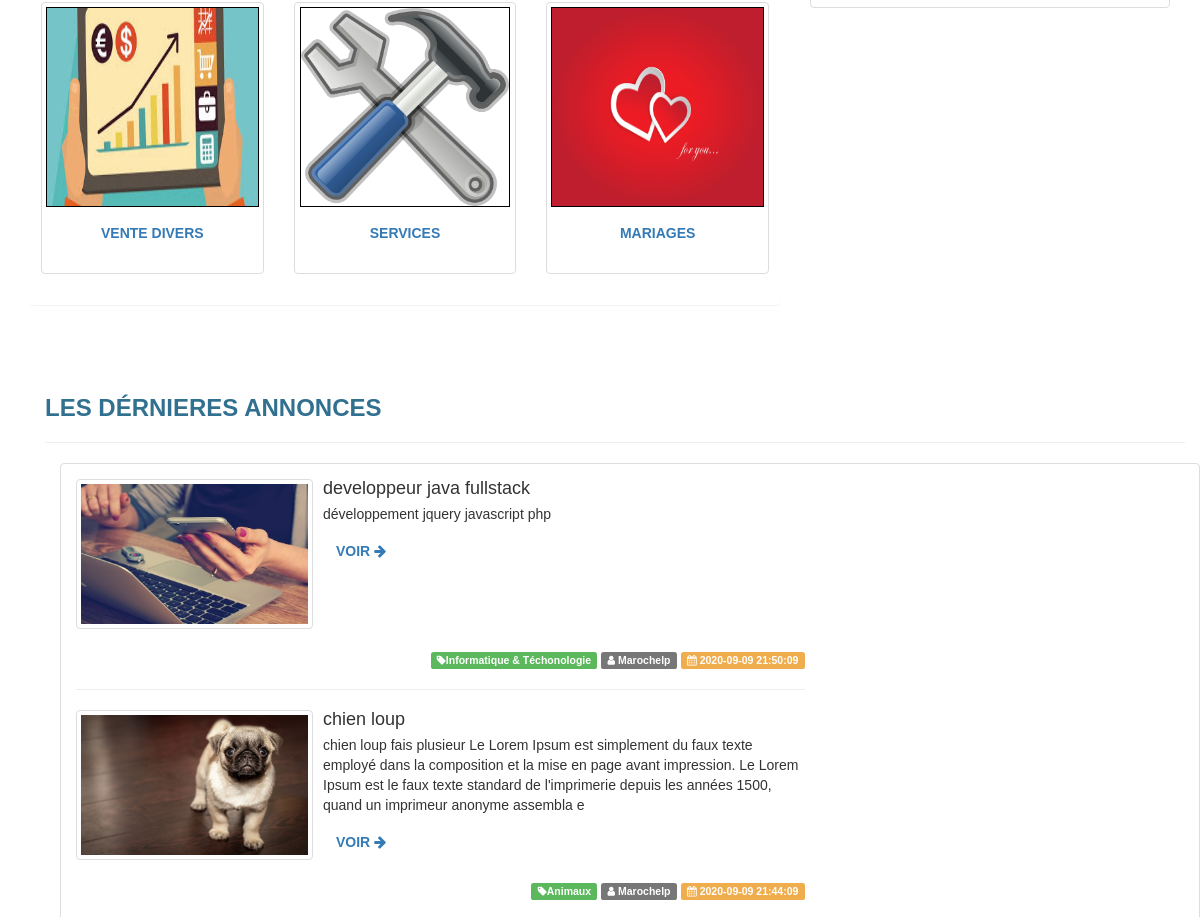
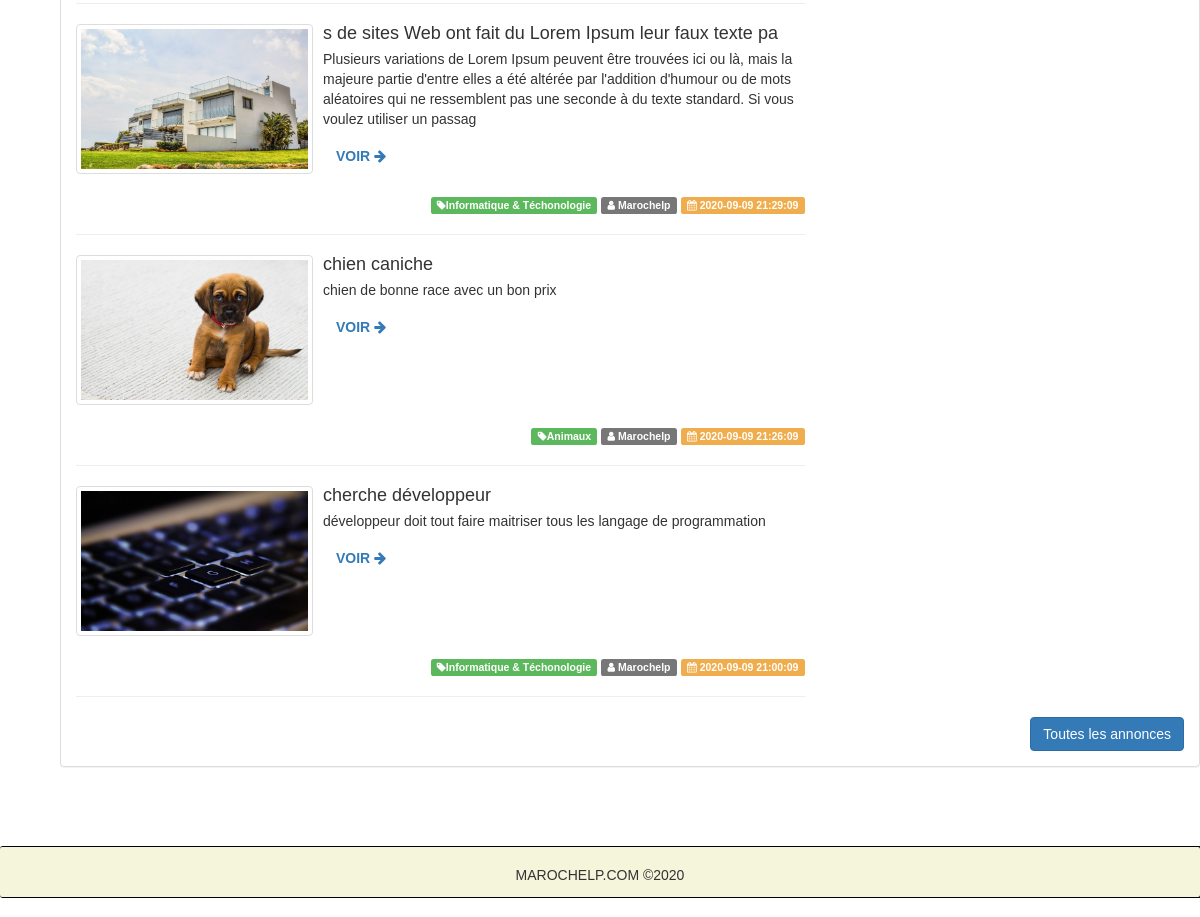
Before: / (lower part) with the older database file (2 pictures, top to bottom).
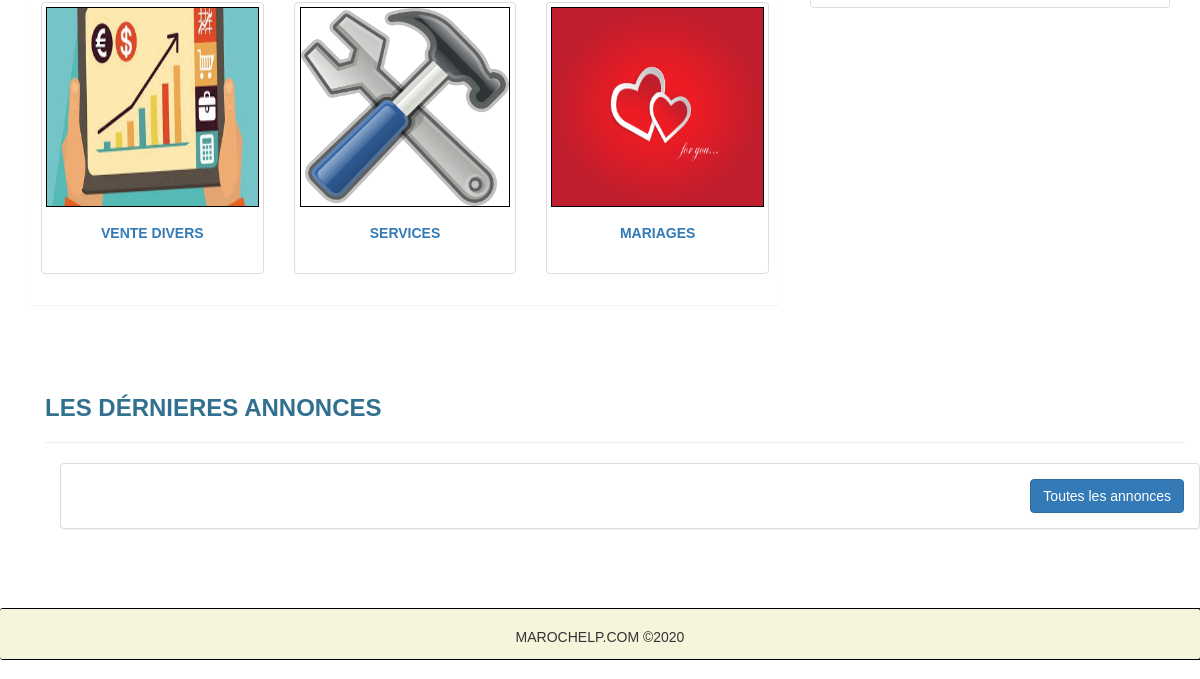
After: the same page with the newer database file.
### tables this page shows
CREATE TABLE IF NOT EXISTS `ads` (
  `id` int(11) NOT NULL AUTO_INCREMENT,
  `user_id` int(11) NOT NULL,
  `category` varchar(255) NOT NULL,
  `title` varchar(255) NOT NULL,
  `body` varchar(255) NOT NULL,
  `city` varchar(255) NOT NULL,
  `image` varchar(255) NOT NULL,
  `created` varchar(255) NOT NULL,
  PRIMARY KEY (`id`)
);

### application/controllers/Home.php (called while the page is built, shortened)
<?php
class Home extends CI_Controller {
	public function index()
	{
		$data['annonces'] = $this->Ads_model->get_annonces(15,0);
		$this->load->view('home',$data);
	}
}

### index.php (called while the page is built, shortened)
<?php
require_once BASEPATH.'core/CodeIgniter.php';

### application/models/Ads_model.php (called while the page is built, shortened)
<?php
class Ads_model extends CI_Model
{
    function get_annonces($limit,$start){
        $this->db->select('*');
        $this->db->from('ads');
        $this->db->order_by('created','desc');
        $this->db->limit($limit,$start);
        $annonces = $this->db->get();
        return $annonces->result();
    }
}
?>

### application/views/home.php (the view, shortened to what this page needs)
<?php
$this->load->view('layouts/header');
?>
<div class="container">
    <div class="row">
        <div class="col-md-8">
            <div class="panel">
                <div class="row" style="padding:10px;">
                    <div class="col-sm-4 col-md-4">
                        <div class="thumbnail">
                            <img src="<?php echo base_url();?>assets/uploads/ventes.jpg" alt="...">
                            <div class="caption" align="center">
                                <p><a href="<?php echo base_url();?>ads/category/Vente Divers" class="btn btn-link" role="button">Vente Divers</a></p>
                            </div>
                        </div>
                    </div>
                    <div class="col-sm-4 col-md-4">
                        <div class="thumbnail">
                            <img src="<?php echo base_url();?>assets/uploads/services.png" alt="...">
                            <div class="caption" align="center">
                                <p><a href="<?php echo base_url();?>ads/category/Services" class="btn btn-link" role="button">Services</a></p>
                            </div>
                        </div>
                    </div>
                    <div class="col-sm-4 col-md-4">
                        <div class="thumbnail">
                            <img src="<?php echo base_url();?>assets/uploads/mariage.png" alt="...">
                            <div class="caption" align="center">
                                <p><a href="<?php echo base_url();?>ads/category/Mariages" class="btn btn-link" role="button">Mariages</a></p>
                            </div>
                        </div>
                    </div>
                </div>
            </div>
        </div>
        <div class="col-md-4">
            <ul class="list-group">
                <li class="list-group-item">
                </li>
            </ul>
        </div>
    </div>
    <div class="container" style="margin-top:50px">
    <h3 class="text-info" style="text-transform:uppercase;font-weight:700">Les dérnieres annonces</h3>
    <hr>
    <div class="container">
        <div class="row">
            <div class="col-sm-12">
                <div class="panel panel-default">
                    <div class="panel-body">
                        <div class="row">
                            <?php foreach($annonces as $annonce):?>
                            <div class="col-sm-8">
                                <div class="media">
                                    <div class="media-left">
                                        <a href="<?php echo base_url();?>ads/view/<?php echo $annonce->id;?>">
                                            <img class="media-object thumbnail" width="237" src="<?php  echo base_url();?>/assets/uploads/<?php echo $annonce->image;?>" height="150" alt="...">
                                        </a>
                                    </div>
                                    <div class="media-body">
                                        <h4 class="media-heading"><?php echo $annonce->title;?></h4>
                                        <p><?php echo $annonce->body;?></p>
                                        <p><a href="<?php echo base_url();?>ads/view/<?php echo $annonce->id;?>" class="btn btn-link">Voir <i class="fa fa-arrow-right"></i></a></p>
                                    </div>
                                    <div class="media-footer" align="right">
                                        <span class="label label-success"><i class="fa fa-tag"></i><?php echo $annonce->category;?></span>
                                        <span class="label label-default"><i class="fa fa-user"></i> Marochelp</span>
                                        <span class="label label-warning"><i class="fa fa-calendar"></i> <?php echo $annonce->created;?></span>
                                    </div>
                                </div>
                                <hr>
                            </div>
                            <?php endforeach;?>
                        </div>
                        <a href="<?php echo base_url();?>ads" class="btn btn-primary pull-right">Toutes les annonces</a>
                    </div>
                </div>
            </div>
        </div>
    </div>
<?php $this->load->view('layouts/footer');?>

### application/views/layouts/header.php (shortened to what this page needs)
<!DOCTYPE html>
<html lang="en">
<head>
    <link rel="stylesheet" href="<?php echo base_url();?>assets/css/bootstrap.min.css">
    <link rel="stylesheet" href="<?php echo base_url();?>assets/css/custom.css">
    <link rel="stylesheet" href="https://maxcdn.bootstrapcdn.com/font-awesome/4.7.0/css/font-awesome.min.css">
</head>
<body>

### application/views/layouts/footer.php (shortened to what this page needs)
                   </div>
               </div>
  <footer>
      <p class="text-center">Marochelp.com ©2020</p>
  </footer>
  </body>
</html>

### assets/css/custom.css (style rules this page uses)
body { font-family: Verdana, Geneva, Tahoma, sans-serif; }
footer { position: relative; background-color: beige; border-radius: 2px; box-shadow: 1px 0px 0px 1px #000000; height: 50px !important; }
footer p { text-transform: uppercase; font-size: 14px; margin-top: -2px; }
img { border:1px solid #000000; }
.thumbnail img { height: 200px; }
p a.btn-link { text-align: center; text-transform: uppercase; font-weight: 700; font-family: Verdana, Geneva, Tahoma, sans-serif; transition: color .3s ease; }

Changed rows visible on the page:
removed ads: image (picture), title "developpeur java fullstack", body "développement jquery javascript php", category "Informatique & Téchonologie", created "2020-09-09 21:50:09"
removed ads: image (picture), title "chien loup", body "chien loup fais plusieur Le Lorem Ipsum est simplement du faux texte employé dans la composition et la mise en page avant impression. Le Lorem Ipsum est le faux texte standard de l'imprimerie depuis les années 1500, quand un imprimeur anonyme assembla e", category "Animaux", created "2020-09-09 21:44:09"
removed ads: image (picture), title "s de sites Web ont fait du Lorem Ipsum leur faux texte pa", body "Plusieurs variations de Lorem Ipsum peuvent être trouvées ici ou là, mais la majeure partie d'entre elles a été altérée par l'addition d'humour ou de mots aléatoires qui ne ressemblent pas une seconde à du texte standard. Si vous voulez utiliser un passag", category "Informatique & Téchonologie", created "2020-09-09 21:29:09"
removed ads: image (picture), title "chien caniche", body "chien de bonne race avec un bon prix", category "Animaux", created "2020-09-09 21:26:09"
removed ads: image (picture), title "cherche développeur", body "développeur doit tout faire maitriser tous les langage de programmation", category "Informatique & Téchonologie", created "2020-09-09 21:00:09"
